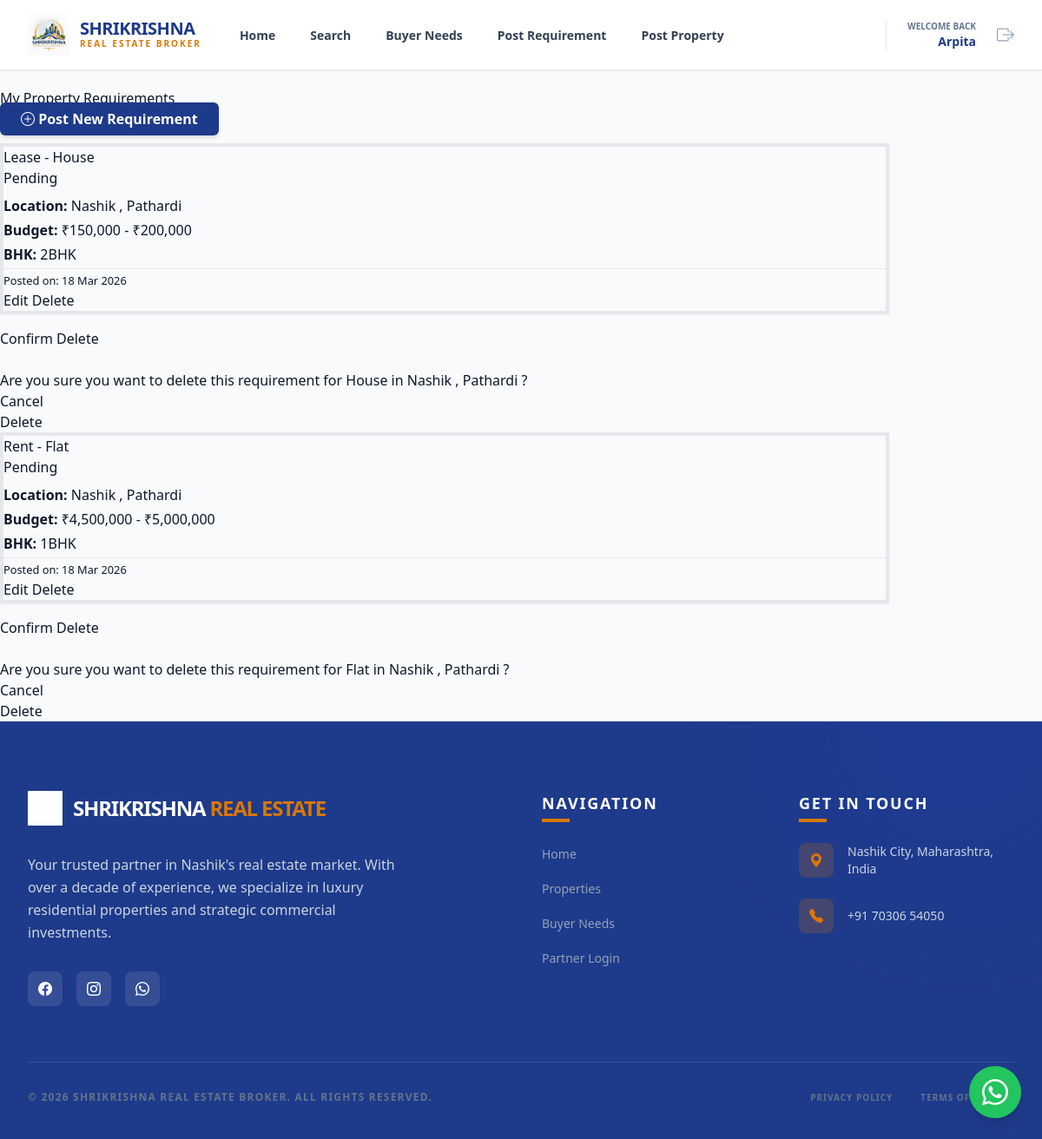
The page /requirements/my-requirements (signed in) on the database its author committed.
### models/user_model.py (models this page shows, shortened)
class User(db.Model, UserMixin):
    __tablename__ = 'users'
    id = db.Column(db.Integer, primary_key=True)
    name = db.Column(db.String(100), nullable=False)
    email = db.Column(db.String(120), unique=True, nullable=False)
    phone = db.Column(db.String(20), nullable=True)
    password_hash = db.Column(db.String(128), nullable=False)
    role = db.Column(db.String(20), default='Buyer') # Buyer, Seller, Admin
    is_admin = db.Column(db.Boolean, default=False)
    created_at = db.Column(db.DateTime, default=datetime.utcnow)
    last_login_at = db.Column(db.DateTime, nullable=True)

### models/requirement_model.py (models this page shows, shortened)
class UserRequirement(db.Model):
    __tablename__ = 'user_requirements'
    id = db.Column(db.Integer, primary_key=True)
    user_id = db.Column(db.Integer, db.ForeignKey('users.id'), nullable=False)
    requirement_type = db.Column(db.String(50), nullable=False) # Buy / Rent / Lease
    property_type = db.Column(db.String(50), nullable=False)    # Flat / House / Land / Commercial
    location = db.Column(db.String(100), nullable=False)        # City / Area
    budget_min = db.Column(db.Numeric(15, 2), nullable=False)
    budget_max = db.Column(db.Numeric(15, 2), nullable=False)
    bhk = db.Column(db.String(20), nullable=True)               # 1BHK, 2BHK, etc.
    description = db.Column(db.Text, nullable=True)
    contact_preference = db.Column(db.String(50), nullable=False) # Call / Email / Both
    status = db.Column(db.String(20), default='Pending')        # Pending, Contacted, Closed
    created_at = db.Column(db.DateTime, default=datetime.utcnow)
    user = db.relationship('User', backref=db.backref('requirements', lazy=True))

### routes/requirement_routes.py (the view)
@requirement_bp.route('/my-requirements')
@login_required
def my_requirements():
    if current_user.is_admin:
        return redirect(url_for('requirement.admin_requirements'))
    requirements = get_user_requirements(current_user.id)
    return render_template('my_requirements.html', requirements=requirements)

### services/requirement_service.py (called while the page is built)
def get_user_requirements(user_id):
    return UserRequirement.query.filter_by(user_id=user_id).order_by(UserRequirement.created_at.desc()).all()

### templates/my_requirements.html (shortened to what this page needs)
{% extends "base.html" %}
{% block content %}
<div class="container mt-5">
    <div class="d-flex justify-content-between align-items-center mb-4">
        <h2>My Property Requirements</h2>
        <a href="{{ url_for('requirement.post_requirement') }}" class="btn btn-primary">
            <i class="bi bi-plus-circle"></i> Post New Requirement
        </a>
    </div>
    {% if requirements %}
    <div class="row">
        {% for req in requirements %}
        <div class="col-md-6 mb-4">
            <div class="card shadow-sm h-100 border-start border-4 {% if req.status == 'Pending' %}border-warning{% elif req.status == 'Contacted' %}border-info{% else %}border-success{% endif %}">
                <div class="card-body">
                    <div class="d-flex justify-content-between align-items-start mb-2">
                        <h5 class="card-title text-primary">{{ req.requirement_type }} - {{ req.property_type }}</h5>
                        <span class="badge {% if req.status == 'Pending' %}bg-warning text-dark{% elif req.status == 'Contacted' %}bg-info text-white{% else %}bg-success{% endif %}">
                            {{ req.status }}
                        </span>
                    </div>
                    <p class="card-text mb-1"><strong>Location:</strong> {{ req.location }}</p>
                    <p class="card-text mb-1"><strong>Budget:</strong> ₹{{ "{:,.0f}".format(req.budget_min) }} - ₹{{ "{:,.0f}".format(req.budget_max) }}</p>
                    {% if req.bhk %}<p class="card-text mb-1"><strong>BHK:</strong> {{ req.bhk }}</p>{% endif %}
                    <hr>
                    <div class="d-flex justify-content-between align-items-center">
                        <small class="text-muted">Posted on: {{ req.created_at.strftime('%d %b %Y') }}</small>
                        <div class="btn-group">
                            <a href="{{ url_for('requirement.edit_requirement', req_id=req.id) }}" class="btn btn-sm btn-outline-primary">Edit</a>
                            <button type="button" class="btn btn-sm btn-outline-danger" data-bs-toggle="modal" data-bs-target="#deleteModal{{ req.id }}">
                                Delete
                            </button>
                        </div>
                    </div>
                </div>
            </div>
        </div>
        <div class="modal fade" id="deleteModal{{ req.id }}" tabindex="-1">
            <div class="modal-dialog">
                <div class="modal-content">
                    <div class="modal-header">
                        <h5 class="modal-title text-danger">Confirm Delete</h5>
                    </div>
                    <div class="modal-body">
                        Are you sure you want to delete this requirement for {{ req.property_type }} in {{ req.location }}?
                    </div>
                    <div class="modal-footer">
                        <button type="button" class="btn btn-secondary" data-bs-dismiss="modal">Cancel</button>
                        <form action="{{ url_for('requirement.delete_req', req_id=req.id) }}" method="POST">
                            <button type="submit" class="btn btn-danger">Delete</button>
                        </form>
                    </div>
                </div>
            </div>
        </div>
        {% endfor %}
    </div>
    {% endif %}
</div>
{% endblock %}

### templates/base.html (shortened to what this page needs)
<!DOCTYPE html>
<html lang="en">
<head>
    <script src="https://cdn.tailwindcss.com"></script>
    <link href="https://cdnjs.cloudflare.com/ajax/libs/font-awesome/6.0.0/css/all.min.css" rel="stylesheet">
    <link rel="stylesheet" href="https://cdn.jsdelivr.net/npm/bootstrap-icons@1.11.0/font/bootstrap-icons.css">
</head>
<body class="bg-slate-50 flex flex-col min-h-screen text-slate-900">
    <nav class="bg-white shadow-sm sticky top-0 z-50 border-b border-slate-200">
        <div class="max-w-7xl mx-auto px-4 sm:px-6 lg:px-8">
            <div class="flex justify-between h-20">
                <div class="flex">
                    <div class="flex-shrink-0 flex items-center">
                        <a href="{{ url_for('main.index') }}" class="flex items-center gap-3 no-underline">
                            <img src="{{ url_for('static', filename='logo.png') }}" alt="Logo" class="h-12 w-auto">
                            <div class="flex flex-col">
                                <span class="text-xl font-black text-primary-900 tracking-tight leading-none uppercase">Shrikrishna</span>
                                <span class="text-[10px] font-bold text-amber-500 tracking-[0.2em] uppercase">Real Estate Broker</span>
                            </div>
                        </a>
                    </div>
                    <div class="hidden sm:ml-10 sm:flex sm:space-x-8">
                        <a href="{{ url_for('main.index') }}" class="inline-flex items-center px-1 pt-1 text-sm font-bold text-slate-700 hover:text-primary-500 border-b-2 border-transparent hover:border-primary-500 transition-all no-underline">Home</a>
                        <a href="{{ url_for('main.search') }}" class="inline-flex items-center px-1 pt-1 text-sm font-bold text-slate-700 hover:text-primary-500 border-b-2 border-transparent hover:border-primary-500 transition-all no-underline">Search</a>
                        <a href="{{ url_for('main.customer_needs') }}" class="inline-flex items-center px-1 pt-1 text-sm font-bold text-slate-700 hover:text-primary-500 border-b-2 border-transparent hover:border-primary-500 transition-all no-underline">Buyer Needs</a>
                        {% if current_user.is_authenticated and not current_user.is_admin %}
                        <a href="{{ url_for('requirement.post_requirement') }}" class="inline-flex items-center px-1 pt-1 text-sm font-bold text-slate-700 hover:text-primary-500 border-b-2 border-transparent hover:border-primary-500 transition-all no-underline">Post Requirement</a>
                        <a href="{{ url_for('property.post_property') }}" class="inline-flex items-center px-1 pt-1 text-sm font-bold text-slate-700 hover:text-primary-500 border-b-2 border-transparent hover:border-primary-500 transition-all no-underline">Post Property</a>
                        {% endif %}
                    </div>
                </div>
                <div class="flex items-center gap-4">
                    <div class="hidden sm:flex sm:items-center sm:gap-6 border-l border-slate-200 pl-6">
                        {% if current_user.is_authenticated %}
                            <div class="flex flex-col items-end">
                                <span class="text-slate-500 text-[10px] uppercase font-bold">Welcome back</span>
                                <span class="text-primary-900 text-sm font-black">{{ current_user.name }}</span>
                            </div>
                            <a href="{{ url_for('auth.logout') }}" class="text-slate-400 hover:text-red-600 transition-colors">
                                <i class="bi bi-box-arrow-right text-xl"></i>
                            </a>
                        {% else %}
                            <a href="{{ url_for('auth.login_choice') }}" class="text-slate-600 hover:text-primary-500 text-sm font-bold uppercase tracking-wider">Login</a>
                            <a href="{{ url_for('auth.register') }}" class="btn-primary text-sm uppercase tracking-widest">Register</a>
                        {% endif %}
                    </div>
                </div>
            </div>
        </div>
    </nav>
    <main class="flex-grow">
        {% block content %}{% endblock %}
    </main>
    <footer class="bg-primary-900 text-white pt-20 pb-10 mt-auto relative overflow-hidden">
        <div class="absolute top-0 right-0 -translate-y-1/2 translate-x-1/4 w-96 h-96 bg-primary-800 rounded-full opacity-20 blur-3xl"></div>
        <div class="max-w-7xl mx-auto px-4 sm:px-6 lg:px-8 relative z-10">
            <div class="grid grid-cols-1 md:grid-cols-4 gap-12 mb-16">
                <div class="md:col-span-2">
                    <div class="mb-8">
                        <a href="{{ url_for('main.index') }}" class="flex items-center gap-3 no-underline">
                            <img src="{{ url_for('static', filename='logo.png') }}" alt="Logo" class="h-10 w-auto brightness-0 invert">
                            <span class="text-2xl font-black tracking-tighter uppercase text-white">Shrikrishna <span class="text-amber-500">Real Estate</span></span>
                        </a>
                    </div>
                    <p class="text-slate-300 text-base leading-relaxed mb-8 max-w-md">
                        Your trusted partner in Nashik's real estate market. With over a decade of experience, we specialize in luxury residential properties and strategic commercial investments.
                    </p>
                    <div class="flex gap-4">
                        <a href="#" class="w-10 h-10 rounded-lg bg-white/10 flex items-center justify-center text-white hover:bg-amber-500 transition-all">
                            <i class="bi bi-facebook"></i>
                        </a>
                        <a href="https://www.instagram.com/shri.krishna_real_estate/?hl=en" target="_blank" class="w-10 h-10 rounded-lg bg-white/10 flex items-center justify-center text-white hover:bg-amber-500 transition-all">
                            <i class="bi bi-instagram"></i>
                        </a>
                        <a href="https://wa.me/917030654050" target="_blank" class="w-10 h-10 rounded-lg bg-white/10 flex items-center justify-center text-white hover:bg-emerald-500 transition-all">
                            <i class="bi bi-whatsapp"></i>
                        </a>
                    </div>
                </div>
                <div>
                    <h5 class="text-lg font-bold mb-8 text-white uppercase tracking-widest relative inline-block">
                        Navigation
                        <span class="absolute -bottom-2 left-0 w-8 h-1 bg-amber-500"></span>
                    </h5>
                    <ul class="space-y-4">
                        <li><a href="{{ url_for('main.index') }}" class="text-slate-400 hover:text-white transition-colors text-sm font-medium no-underline">Home</a></li>
                        <li><a href="{{ url_for('main.search') }}" class="text-slate-400 hover:text-white transition-colors text-sm font-medium no-underline">Properties</a></li>
                        <li><a href="{{ url_for('main.customer_needs') }}" class="text-slate-400 hover:text-white transition-colors text-sm font-medium no-underline">Buyer Needs</a></li>
                        <li><a href="{{ url_for('auth.login') }}" class="text-slate-400 hover:text-white transition-colors text-sm font-medium no-underline">Partner Login</a></li>
                    </ul>
                </div>
                <div>
                    <h5 class="text-lg font-bold mb-8 text-white uppercase tracking-widest relative inline-block">
                        Get In Touch
                        <span class="absolute -bottom-2 left-0 w-8 h-1 bg-amber-500"></span>
                    </h5>
                    <ul class="space-y-6">
                        <li class="flex items-start gap-4">
                            <div class="w-10 h-10 rounded-lg bg-amber-500/20 flex items-center justify-center text-amber-500 flex-shrink-0">
                                <i class="bi bi-geo-alt-fill"></i>
                            </div>
                            <span class="text-slate-300 text-sm">Nashik City, Maharashtra, India</span>
                        </li>
                        <li class="flex items-center gap-4">
                            <div class="w-10 h-10 rounded-lg bg-amber-500/20 flex items-center justify-center text-amber-500 flex-shrink-0">
                                <i class="bi bi-telephone-fill"></i>
                            </div>
                            <a href="tel:+917030654050" class="text-slate-300 hover:text-white text-sm no-underline transition-colors">+91 70306 54050</a>
                        </li>
                    </ul>
                </div>
            </div>
            <div class="border-t border-white/10 pt-8 flex flex-col md:flex-row justify-between items-center gap-4">
                <p class="text-slate-500 text-xs font-bold uppercase tracking-widest">
                    &copy; 2026 Shrikrishna Real Estate Broker. All rights reserved.
                </p>
                <div class="flex gap-8">
                    <a href="#" class="text-slate-500 hover:text-slate-300 text-[10px] font-bold uppercase tracking-widest no-underline transition-colors">Privacy Policy</a>
                    <a href="#" class="text-slate-500 hover:text-slate-300 text-[10px] font-bold uppercase tracking-widest no-underline transition-colors">Terms of Service</a>
                </div>
            </div>
        </div>
    </footer>
    <a href="https://wa.me/917030654050" target="_blank" class="fixed bottom-6 right-6 bg-green-500 text-white p-3 rounded-full shadow-lg hover:bg-green-600 transition-all z-50 flex items-center justify-center group" style="width: 60px; height: 60px; text-decoration: none;">
        <i class="bi bi-whatsapp text-3xl"></i>
    </a>
</body>
</html>

### rows shown on the page
User: name "Arpita"
UserRequirement: requirement_type "Lease", property_type "House", status "Pending", location "Nashik , Pathardi", budget_min "150,000", budget_max "200,000", bhk "2BHK", created_at "18 Mar 2026"
UserRequirement: requirement_type "Rent", property_type "Flat", status "Pending", location "Nashik , Pathardi", budget_min "4,500,000", budget_max "5,000,000", bhk "1BHK", created_at "18 Mar 2026"
